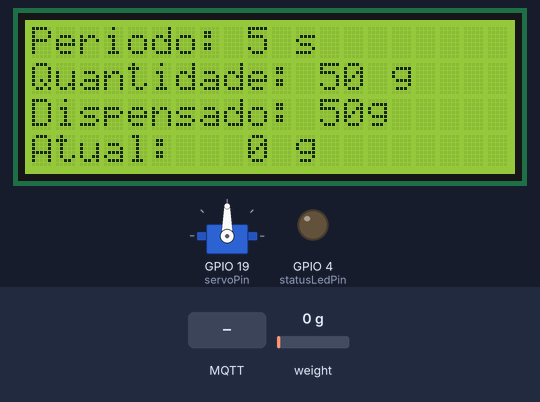
Simulated run of this sketch. Board: ESP32. Parts: servo, 20×4 character LCD, output pins drawn as LEDs (lit = HIGH). The test bench sets the inputs (shaded band); at power-on: weight on the scale 0 g. WiFi joins after 1.5 s; servers stay silent unless stated; no MQTT or app messages arrive unless stated; what the sketch prints to the serial monitor is not drawn.

Above: at 11.0 s.
11.1 s: MQTT message "1" arrives on the first subscribed topic
At 16.6 s:
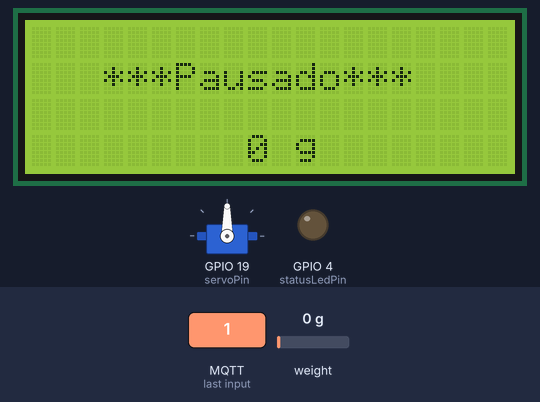
17.5 s: weight on the scale set to 100 g
At 18.0 s:
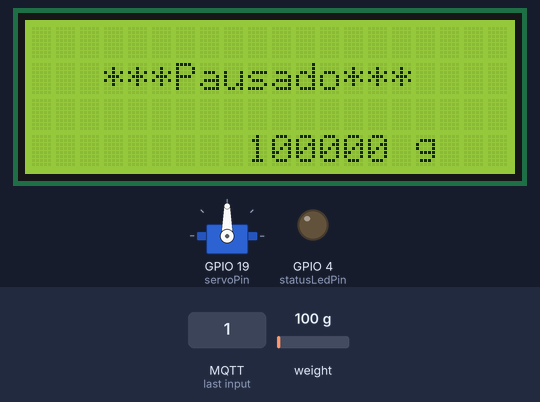
19.7 s: weight on the scale set to 1250 g
At 20.2 s:
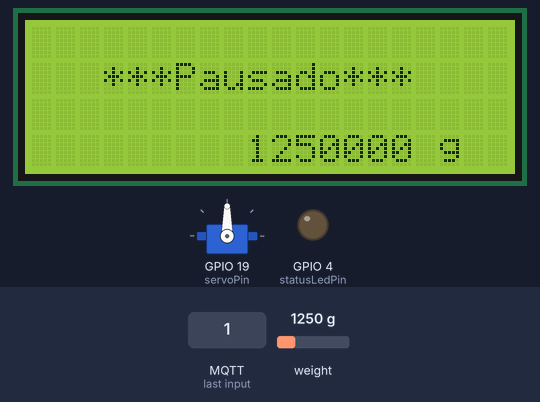
21.9 s: weight on the scale set to 150 g
At 23.0 s:
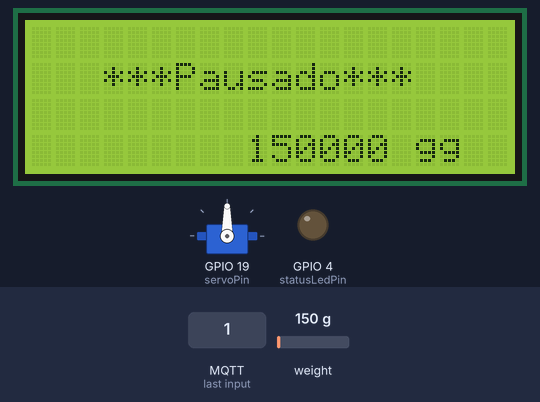
24.1 s: MQTT message "0" arrives on the first subscribed topic
At 24.23 s:
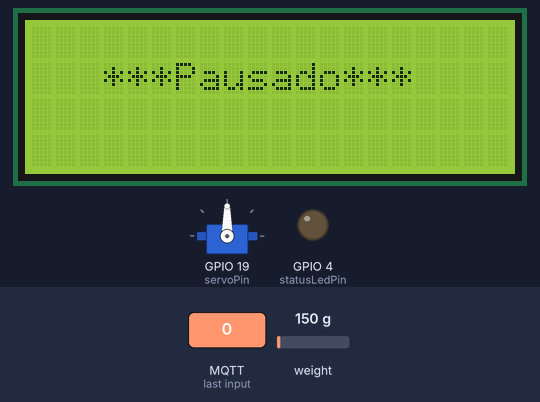
26.3 s: MQTT message "2" arrives on the first subscribed topic
Timing chart, 0 to 29.3 s (numbered marks = the images above; inputs shaded):
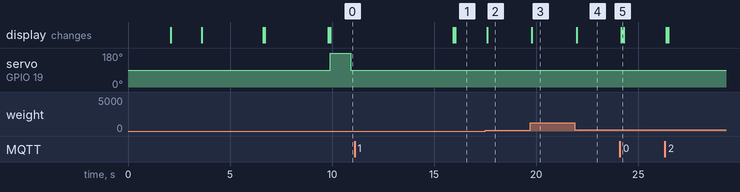

The sketch:

dispenser.ino
```cpp
/*
  Trabalho: Objetos inteligentes conectados (ADS - Mackenzie)
  Marcos Hideyoshi (TIA = 21510733)
*/

#include <LiquidCrystal_I2C.h>
#include <ESP32Servo.h>
#include "HX711.h"
#include <WiFi.h>
#include <PubSubClient.h>
#include <ArduinoJson.h>

#define LCD_ADDR 0x27
#define LCD_COLUMNS 20
#define LCD_ROWS 4
//objs
Servo dispenserServo;
LiquidCrystal_I2C lcd(LCD_ADDR, LCD_COLUMNS, LCD_ROWS);
HX711 scale;

//pins
int servoPin = 19;
int statusLedPin = 4;
int hx711A = 12;
int hx711B = 14;

//mqtt broker
#define ID_MQTT "esp32_mqtt"

WiFiClient espClient;
PubSubClient MQTT(espClient);
const char *BROKER_MQTT = "broker.hivemq.com";
int BROKER_PORT = 1883;

//topicos
#define DISPENSER_PARAMETERS       "3141592_dispenser_parameters"
#define PUBLISH_FOOD_DATA "3141592_publish_food_data"

//values
int initialPos = 90; //posicao inicial do Servo
int foodGramsPerSecond = 50; //quantidade de racao que cai por segundo

int intervalSeconds = 5; //intervalo entre verificacoes
int totalDispensed = 0; //total dispensado
boolean dispensing = true;
int foodToServeGrams = 50; //quantidade inicial de racao para servir
int currentServedFoodGrams = 0; //quantidade de racao servida;

void setup() {
  Serial.begin(9600);
  lcdWrite(0, 0, "Iniciando...");
  scaleSetup();
  pinMode(statusLedPin, OUTPUT);
  servoSetup();
  lcdSetup();
  delay(2000);
  wifiSetup();
  initMQTT();
  lcdReset();
  updateDisplayValues(intervalSeconds, foodToServeGrams);
}

void loop() {
  MQTT.loop();
  readCurrentServedFood(); //le a quantidade atual de racao na balanca
  if (dispensing) {
    refil();
  }
  publishCurrentServedFood();
  delay(intervalSeconds * 1000);
}

void scaleSetup() {
  scale.begin(hx711A, hx711B);
  scale.set_scale();
  scale.set_scale(420.0983);
}

void servoSetup() {
  dispenserServo.attach(servoPin);
  dispenserServo.write(initialPos);
}

void wifiSetup(void)
{
  lcdWrite(0, 0, "Conectando ao WiFi");
  if (WiFi.status() == WL_CONNECTED)
    return;

  WiFi.begin("Wokwi-GUEST", "");

  while (WiFi.status() != WL_CONNECTED) {
    delay(100);
  }
  lcd.clear();
  lcdWrite(0, 0, "Conectado ao WiFi");
  delay(3000);
  lcd.clear();
}

void initMQTT(void)
{
  lcdWrite(0, 0, "Conectando ao MQTT");
  MQTT.setServer(BROKER_MQTT, BROKER_PORT);
  MQTT.setCallback(callbackMQTT);
  lcd.clear();

  while (!MQTT.connected()) {
    Serial.print("*Tentando conectar ao Broker MQTT: ");
    Serial.println(BROKER_MQTT);
    if (MQTT.connect(ID_MQTT)) {
      lcdWrite(0, 0, "Conectado com sucesso ao broker MQTT");
      Serial.print("Conectado com sucesso ao broker MQTT");
      MQTT.subscribe(DISPENSER_PARAMETERS);
    } else {
      Serial.println("Falha ao reconectar no broker.");
      Serial.println("Nova tentativa de conexao em 2 segundos.");
      delay(2000);
    }
  }

  delay(3000);
  lcd.clear();
}

void callbackMQTT(char *topic, byte *payload, unsigned int length)
{
  String msg;

  // Obtem a string do payload recebido
  for (int i = 0; i < length; i++) {
    char c = (char)payload[i];
    msg += c;
  }
  Serial.printf("MQTT: %s do topico: %s\n", msg, topic);

  DynamicJsonDocument doc(1024);
  DeserializationError error = deserializeJson(doc, msg);
  if (error) {
    Serial.print(F("deserializeJson() failed: "));
    Serial.println(error.f_str());
    return;
  }
  intervalSeconds = doc["intervalSeconds"];
  foodToServeGrams = doc["foodToServeGrams"];
  dispensing = doc["dispensing"];
  Serial.print(intervalSeconds);
  Serial.print(foodToServeGrams);
  if (!dispensing) {
    setPausedStatus();
  } else {
    updateDisplayValues(intervalSeconds, foodToServeGrams);
  }
}

void refil() {
  if (currentServedFoodGrams < foodToServeGrams) {
    Serial.print("serving");
    int foodToRefilGrams = foodToServeGrams - currentServedFoodGrams;
    //int foodToRefilGrams = 500;
    Serial.print(foodToRefilGrams);
    open();
    totalDispensed += foodToServeGrams;
    setLcdTotalDispensed(totalDispensed);
    publishServingFood(totalDispensed);
    delay((foodToRefilGrams / foodGramsPerSecond) * 1000);
    close();
  }
}

int readCurrentServedFood() {
  int current = scale.get_units() * 1000;
  Serial.println("current:");
  Serial.println(current);
  lcdWrite(9, 3, String(current) + " g");
  currentServedFoodGrams = current;
  return current;
}

void updateDisplayValues(int intervalSeconds, int foodToServeGrams) {
  lcdReset();
  lcdWrite(9, 0, String(intervalSeconds) + " s");
  lcdWrite(12, 1, String(foodToServeGrams) + " g");
}

void lcdSetup() {
  Wire.begin(22, 23);
  lcd.begin(LCD_COLUMNS, LCD_ROWS);
  lcd.backlight();
}

void setPausedStatus() {
  lcd.clear();
  lcdWrite(3, 1, "***Pausado***");
}

void lcdReset() {
  lcd.clear();
  lcdWrite(0, 0, "Periodo:");
  lcdWrite(0, 1, "Quantidade:");
  lcdWrite(0, 2, "Dispensado:");
  lcdWrite(0, 3, "Atual:");
}

void setLcdTotalDispensed(int value) {
  String dispensedText = String(totalDispensed) + "g";
  lcdWrite(12, 2, dispensedText.c_str());
}

void open() {
  dispenserServo.write(180);
}

void publishCurrentServedFood() {
  StaticJsonDocument<200> doc;
  doc["currentServedFoodGrams"] = currentServedFoodGrams;
  String jsonOutput;
  serializeJson(doc, jsonOutput);
  MQTT.publish(PUBLISH_FOOD_DATA, jsonOutput.c_str());
}

void publishServingFood(int servingPortionGrams) {
  StaticJsonDocument<200> doc;
  doc["message"] = "Serving food";
  doc["servingPortionGrams"] = servingPortionGrams;
  String jsonOutput;
  serializeJson(doc, jsonOutput);
  MQTT.publish(PUBLISH_FOOD_DATA, jsonOutput.c_str());
}

void close() {
  dispenserServo.write(90);
}

void lcdWrite(int column, int row, String text) {
  lcd.setCursor(column, row);
  lcd.print(text);
}
```

Measured:
- after the input at 11.1 s, servo on GPIO 19 (servoPin): stays 90° (without the input it goes to 180° after 4.9 s); the display: first changes after 4.8 s (image 1 shows a later state)
- after the input at 17.5 s, the display: changes after 0.10 s (image 2)
- after the input at 19.7 s, the display: changes after 0.08 s (image 3)
- after the input at 21.9 s, the display: changes after 0.08 s (image 4)
- after the input at 24.1 s, the display: changes after 0.08 s (image 5)
